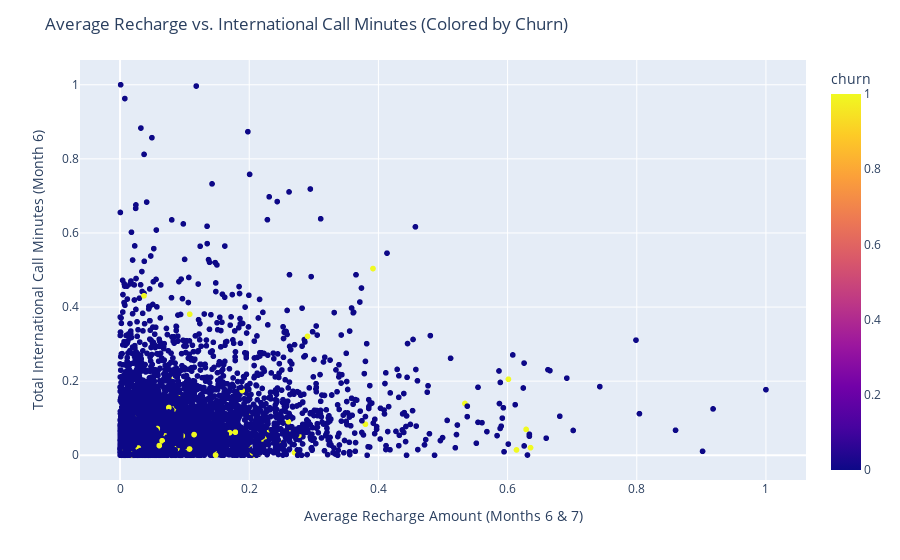

Here is the notebook cell this chart was saved with:
### Code cell
# Assuming 'processed_df' holds your data

fig = px.scatter(processed_df, x='avg_rech_amt_6_7', y='total_ic_mou_6', color='churn')
fig.update_layout(
    title='Average Recharge vs. International Call Minutes (Colored by Churn)',
    xaxis_title='Average Recharge Amount (Months 6 & 7)',
    yaxis_title='Total International Call Minutes (Month 6)',
    hovermode='closest'  # Highlight closest point on hover
)
fig.show()

### Figure 1 — Plotly figure (JSON) as saved in the notebook; plotly's stock layout.template omitted (floating-point values rounded to 4 significant figures; data arrays with more than 128 entries replaced by an {"elided": "..."} marker saying what was removed)
{"data": [{"hovertemplate": "avg_rech_amt_6_7=%{x}<br>total_ic_mou_6=%{y}<br>churn=%{marker.color}<extra></extra>", "legendgroup": "", "marker": {"color": {"elided": "7532 int values"}, "coloraxis": "coloraxis", "symbol": "circle"}, "mode": "markers", "name": "", "showlegend": false, "type": "scattergl", "x": {"elided": "7532 float values"}, "xaxis": "x", "y": {"elided": "7532 float values"}, "yaxis": "y"}], "layout": {"coloraxis": {"colorbar": {"title": {"text": "churn"}}, "colorscale": [[0, "#0d0887"], [0.1111, "#46039f"], [0.2222, "#7201a8"], [0.3333, "#9c179e"], [0.4444, "#bd3786"], [0.5556, "#d8576b"], [0.6667, "#ed7953"], [0.7778, "#fb9f3a"], [0.8889, "#fdca26"], [1, "#f0f921"]]}, "hovermode": "closest", "legend": {"tracegroupgap": 0}, "margin": {"t": 60}, "title": {"text": "Average Recharge vs. International Call Minutes (Colored by Churn)"}, "xaxis": {"anchor": "y", "domain": [0, 1], "title": {"text": "Average Recharge Amount (Months 6 & 7)"}}, "yaxis": {"anchor": "x", "domain": [0, 1], "title": {"text": "Total International Call Minutes (Month 6)"}}}}
